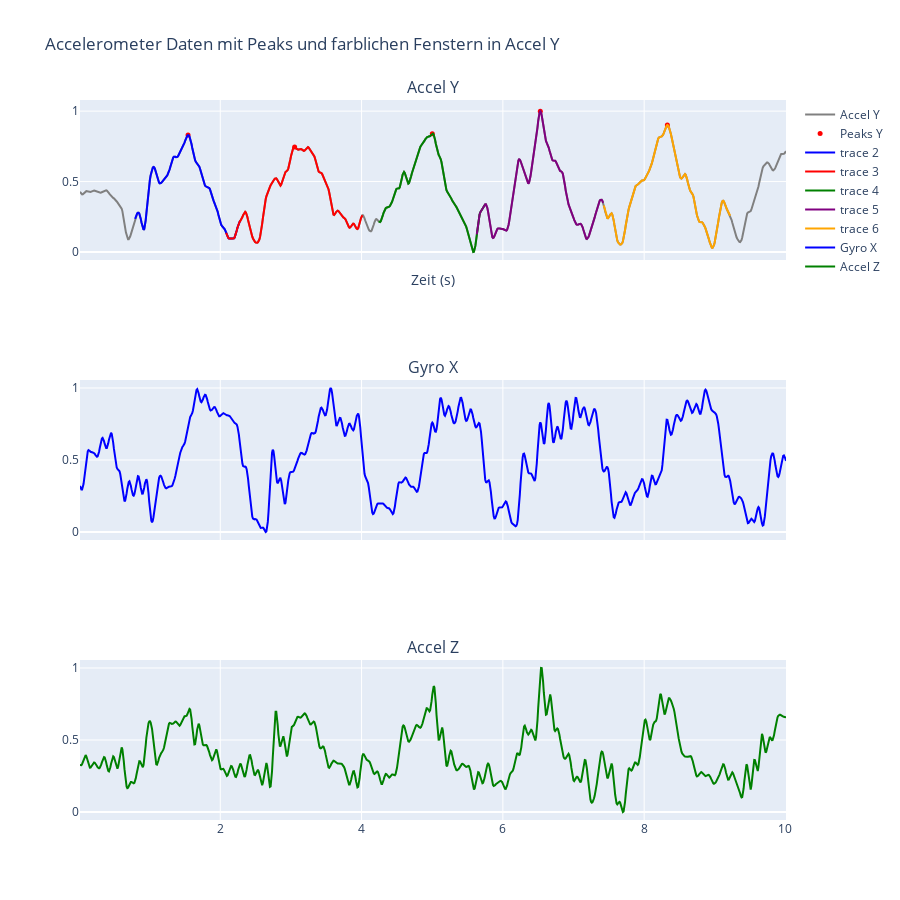

Here is the notebook cell this chart was saved with:
### Code cell
plot_windows_with_data(normalized_df_sq, sq_windows, sq_peaks)

### Figure 1 — Plotly figure (JSON) as saved in the notebook; plotly's stock layout.template omitted (floating-point values rounded to 4 significant figures; data arrays with more than 128 entries replaced by an {"elided": "..."} marker saying what was removed)
{"data": [{"line": {"color": "grey"}, "name": "Accel Y", "type": "scatter", "x": {"elided": "1001 float values"}, "xaxis": "x", "y": {"elided": "1001 float values"}, "yaxis": "y"}, {"marker": {"color": "red", "size": 5}, "mode": "markers", "name": "Peaks Y", "type": "scatter", "x": [1.544, 3.052, 5.001, 6.53, 8.328], "xaxis": "x", "y": [0.8298, 0.7448, 0.8397, 1, 0.9014], "yaxis": "y"}, {"line": {"color": "blue", "width": 2}, "mode": "lines", "type": "scatter", "x": {"elided": "150 float values"}, "xaxis": "x", "y": {"elided": "150 float values"}, "yaxis": "y"}, {"line": {"color": "red", "width": 2}, "mode": "lines", "type": "scatter", "x": {"elided": "194 float values"}, "xaxis": "x", "y": {"elided": "194 float values"}, "yaxis": "y"}, {"line": {"color": "green", "width": 2}, "mode": "lines", "type": "scatter", "x": {"elided": "152 float values"}, "xaxis": "x", "y": {"elided": "152 float values"}, "yaxis": "y"}, {"line": {"color": "purple", "width": 2}, "mode": "lines", "type": "scatter", "x": {"elided": "180 float values"}, "xaxis": "x", "y": {"elided": "180 float values"}, "yaxis": "y"}, {"line": {"color": "orange", "width": 2}, "mode": "lines", "type": "scatter", "x": {"elided": "180 float values"}, "xaxis": "x", "y": {"elided": "180 float values"}, "yaxis": "y"}, {"line": {"color": "blue"}, "name": "Gyro X", "type": "scatter", "x": {"elided": "1001 float values"}, "xaxis": "x2", "y": {"elided": "1001 float values"}, "yaxis": "y2"}, {"line": {"color": "green"}, "name": "Accel Z", "type": "scatter", "x": {"elided": "1001 float values"}, "xaxis": "x3", "y": {"elided": "1001 float values"}, "yaxis": "y3"}], "layout": {"annotations": [{"font": {"size": 16}, "showarrow": false, "text": "Accel Y", "x": 0.5, "xanchor": "center", "xref": "paper", "y": 1, "yanchor": "bottom", "yref": "paper"}, {"font": {"size": 16}, "showarrow": false, "text": "Gyro X", "x": 0.5, "xanchor": "center", "xref": "paper", "y": 0.6111, "yanchor": "bottom", "yref": "paper"}, {"font": {"size": 16}, "showarrow": false, "text": "Accel Z", "x": 0.5, "xanchor": "center", "xref": "paper", "y": 0.2222, "yanchor": "bottom", "yref": "paper"}], "height": 900, "title": {"text": "Accelerometer Daten mit Peaks und farblichen Fenstern in Accel Y"}, "xaxis": {"anchor": "y", "domain": [0, 1], "matches": "x3", "showticklabels": false, "title": {"text": "Zeit (s)"}}, "xaxis2": {"anchor": "y2", "domain": [0, 1], "matches": "x3", "showticklabels": false}, "xaxis3": {"anchor": "y3", "domain": [0, 1]}, "yaxis": {"anchor": "x", "domain": [0.7778, 1]}, "yaxis2": {"anchor": "x2", "domain": [0.3889, 0.6111]}, "yaxis3": {"anchor": "x3", "domain": [0, 0.2222]}}}
